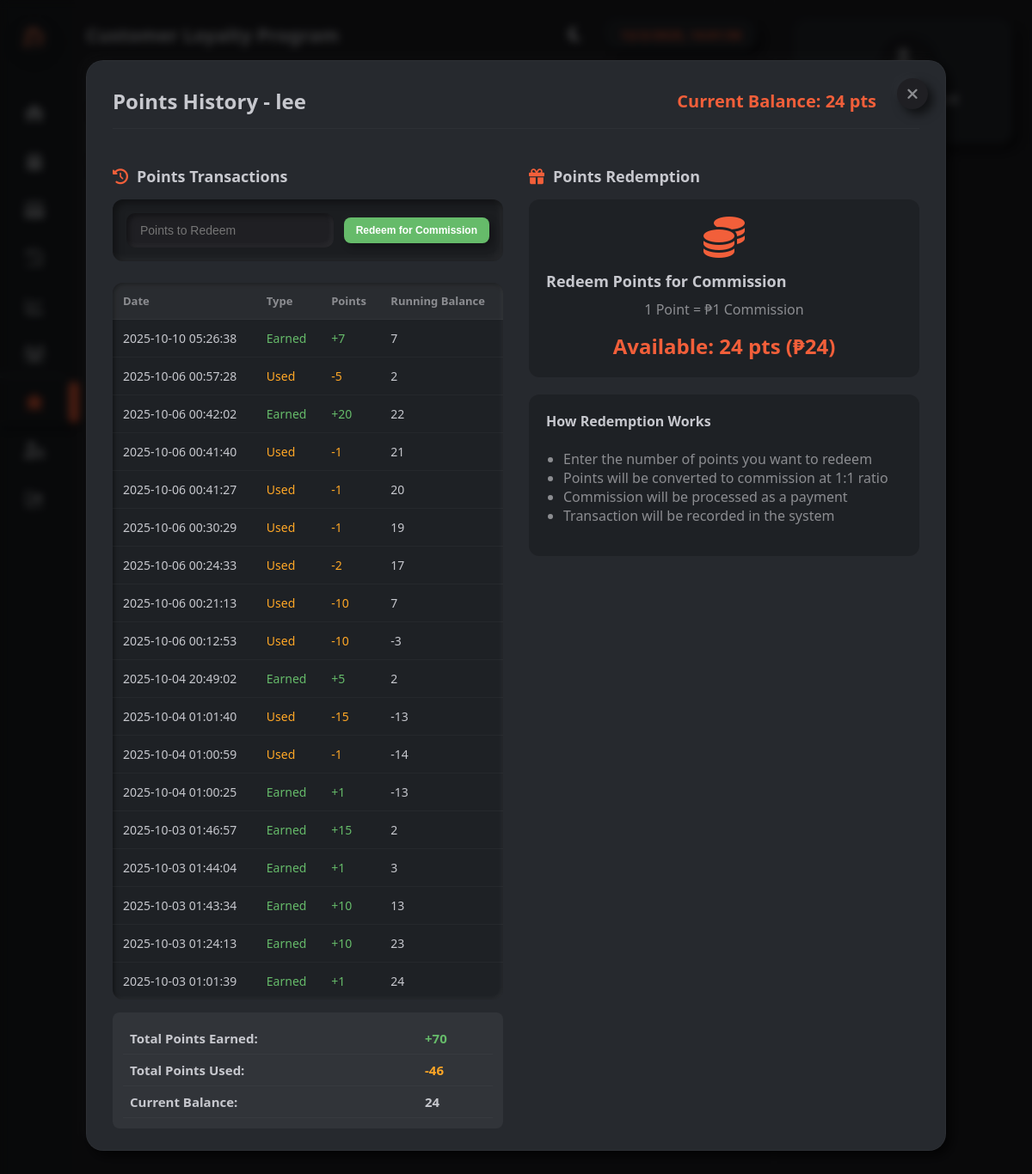
/customer_loyalty.php?view_points=3, run on the app's committed database.
### tables this page shows
CREATE TABLE `customers` (
  `id` int(11) NOT NULL,
  `name` varchar(150) NOT NULL,
  `phone` varchar(50) DEFAULT NULL,
  `email` varchar(100) DEFAULT NULL,
  `address` text DEFAULT NULL,
  `created_at` timestamp NOT NULL DEFAULT current_timestamp(),
  `is_loyal` tinyint(1) DEFAULT 0,
  `points_balance` int(11) DEFAULT 0
);

CREATE TABLE `points_transactions` (
  `id` int(11) NOT NULL,
  `customer_id` int(11) NOT NULL,
  `points_earned` int(11) DEFAULT 0,
  `points_used` int(11) DEFAULT 0,
  `transaction_date` datetime NOT NULL,
  `sale_id` int(11) DEFAULT NULL
);

### customer_loyalty.php (the view, shortened to what this page needs)
<?php
include "db.php";
 $currentTheme = $_SESSION['theme'];
 $displayName = $_SESSION['user']['username'] ?? $_SESSION['username'] ?? 'Guest';
 $sql = "
   SELECT c.id, c.name, c.phone, c.email, c.address, c.is_loyal, c.points_balance,
          COALESCE(SUM(CASE WHEN u.status='unpaid' THEN u.amount ELSE 0 END),0) as total_utang
   FROM customers c
   LEFT JOIN utang u ON c.id = u.customer_id
   GROUP BY c.id
   ORDER BY c.is_loyal DESC, c.name ASC
";
 $result = $conn->query($sql);
 $customers = $result;
 $currentUser = null;
 $pointsDetails = [];
 $cust_id = null;
if (isset($_GET['view_points'])) {
    $cust_id = intval($_GET['view_points']);
    $q = "
       SELECT pt.*,
              CASE
                WHEN pt.points_earned > 0 THEN 'Earned'
                WHEN pt.points_used > 0 THEN 'Used'
              END as transaction_type
       FROM points_transactions pt
       WHERE pt.customer_id = ?
       ORDER BY pt.transaction_date DESC
   ";
    $stmt = $conn->prepare($q);
    $stmt->bind_param("i", $cust_id);
    $stmt->execute();
    $result = $stmt->get_result();
    $pointsDetails = $result->fetch_all(MYSQLI_ASSOC);
}
?>
<!DOCTYPE html>
<html lang="en">
<head>
  <link rel="stylesheet" href="https://cdnjs.cloudflare.com/ajax/libs/font-awesome/6.4.0/css/all.min.css">
</head>
<body class="<?php echo $currentTheme === 'light' ? 'light-mode' : ''; ?>">
<nav class="sidebar">
  <div class="logo">
    <img src="uploads/logo.png" alt="POS System Logo">
  </div>
  <ul>
    <li>
      <a href="dashboard.php" >
        <i class="fa fa-home"></i>
      </a>
    </li>
    <li>
      <a href="inventory.php">
        <i class="fa fa-box"></i>
      </a>
    </li>
    <li>
      <a href="sales.php">
        <i class="fa fa-credit-card"></i>
      </a>
    </li>
    <li>
      <a href="sales_history.php">
        <i class="fa fa-history"></i>
      </a>
    </li>
    <li>
      <a href="sales_report.php">
        <i class="fa fa-chart-line"></i>
      </a>
    </li>
    <li>
      <a href="customers.php">
        <i class="fa fa-users"></i>
      </a>
    </li>
    <li>
      <a href="customer_loyalty.php" class="active">
        <i class="fa fa-star"></i>
      </a>
    </li>
    <li>
      <a href="user_management.php">
        <i class="fa fa-user-cog"></i>
      </a>
    </li>
    <li>
      <a href="logout.php">
        <i class="fa fa-sign-out-alt"></i>
      </a>
    </li>
  </ul>
</nav>
<div class="wrapper">
  <main class="main">
    <div class="topbar">
      <h1>Customer Loyalty Program</h1>
      <div style="display: flex; align-items: center;">
        <button id="theme-toggle" class="theme-toggle" title="Toggle theme">
          <i class="fas fa-<?php echo $currentTheme === 'light' ? 'sun' : 'moon'; ?>"></i>
        </button>
        <div class="clock-card neu">
          <span id="clock"></span>
        </div>
      </div>
    </div>
    <div class="cards">
      <div class="expandable-card" id="customer-card">
        <div class="card-header" onclick="toggleCard('customer-card')">
          <h3><i class="fas fa-user-plus"></i> Register New Customer</h3>
        </div>
      </div>
      <div class="expandable-card" id="loyalty-card">
        <div class="card-header" onclick="toggleCard('loyalty-card')">
          <h3><i class="fas fa-star"></i> Manage Loyalty Status</h3>
        </div>
      </div>
      <div class="expandable-card" id="points-card">
        <div class="card-header" onclick="toggleCard('points-card')">
          <h3><i class="fas fa-coins"></i> Adjust Points</h3>
        </div>
      </div>
    </div>
    <div class="table-container">
      <h2 style="margin-top: 0; color: var(--text-light);">Customer Loyalty Status</h2>
      <table>
        <tr>
          <th>Name</th>
          <th>Phone</th>
          <th>Email</th>
          <th>Loyalty Status</th>
          <th>Points Balance</th>
          <th>Total Utang</th>
          <th>Action</th>
        </tr>
        <?php while($row=$customers->fetch_assoc()): ?>
          <tr>
            <td><?= htmlspecialchars($row['name']) ?></td>
            <td><?= htmlspecialchars($row['phone']) ?></td>
            <td><?= htmlspecialchars($row['email']) ?></td>
            <td>
              <span class="loyalty-badge <?= $row['is_loyal'] ? 'loyal' : 'not-loyal' ?>">
              </span>
            </td>
            <td><span class="points-balance"><?= $row['points_balance'] ?></span> pts</td>
            <td>₱<?= number_format($row['total_utang'],2) ?></td>
            <td>
              <a href="customer_loyalty.php?view_points=<?= $row['id'] ?>" class="btn btn-view">
              </a>
            </td>
          </tr>
        <?php endwhile; ?>
      </table>
    </div>
  </main>
  <aside class="right-panel">
    <div class="profile-card neu">
      <?php if ($currentUser && !empty($currentUser['photo']) && file_exists($currentUser['photo'])): ?>
        <img src="<?= htmlspecialchars($currentUser['photo']) ?>" alt="Profile Photo" class="profile-photo">
      <?php else: ?>
        <div class="profile-photo">
          <i class="fas fa-user"></i>
        </div>
      <?php endif; ?>
      <h3>Welcome, <?=htmlspecialchars($displayName)?></h3>
      <div class="role"><?= htmlspecialchars($currentUser['role'] ?? 'User') ?></div>
    </div>
  </aside>
</div>
<?php if(!empty($pointsDetails)): ?>
<div class="modal" id="pointsModal" style="display:flex;">
  <div class="modal-content">
    <?php
    $custInfo = $conn->query("SELECT name, points_balance FROM customers WHERE id=$cust_id");
    $custInfo = $custInfo->fetch_assoc();
    $custName = $custInfo['name'];
    $pointsBalance = $custInfo['points_balance'];
    $totalEarned = 0;
    $totalUsed = 0;
    foreach($pointsDetails as $pt) {
        $totalEarned += $pt['points_earned'];
        $totalUsed += $pt['points_used'];
    }
    ?>
    <div class="modal-header">
      <h2>Points History - <?= htmlspecialchars($custName) ?></h2>
      <div class="balance">Current Balance: <?= $pointsBalance ?> pts</div>
    </div>
    <div class="modal-body">
      <div class="modal-section">
        <h3><i class="fas fa-history"></i> Points Transactions</h3>
        <form method="post" class="points-form-container">
          <input type="number" name="points_to_redeem" min="1" max="<?= $pointsBalance ?>" placeholder="Points to Redeem" required>
          <button type="submit" class="btn btn-success">Redeem for Commission</button>
        </form>
        <div class="modal-table">
          <table>
            <tr>
              <th>Date</th>
              <th>Type</th>
              <th>Points</th>
              <th>Running Balance</th>
            </tr>
            <?php
            $runningBalance = 0;
            foreach($pointsDetails as $pt):
                $runningBalance += $pt['points_earned'] - $pt['points_used'];
            ?>
              <tr>
                <td><?= $pt['transaction_date'] ?></td>
                <td>
                  <?php if($pt['points_earned'] > 0): ?>
                    <span class="transaction-earned">Earned</span>
                  <?php else: ?>
                    <span class="transaction-used">Used</span>
                  <?php endif; ?>
                </td>
                <td>
                  <?php if($pt['points_earned'] > 0): ?>
                    <span class="transaction-earned">+<?= $pt['points_earned'] ?></span>
                  <?php else: ?>
                    <span class="transaction-used">-<?= $pt['points_used'] ?></span>
                  <?php endif; ?>
                </td>
                <td><?= $runningBalance ?></td>
              </tr>
            <?php endforeach; ?>
          </table>
        </div>
        <div class="points-summary">
          <table>
            <tr>
              <td>Total Points Earned:</td>
              <td class="transaction-earned">+<?= $totalEarned ?></td>
            </tr>
            <tr>
              <td>Total Points Used:</td>
              <td class="transaction-used">-<?= $totalUsed ?></td>
            </tr>
            <tr>
              <td>Current Balance:</td>
              <td><?= $pointsBalance ?></td>
            </tr>
          </table>
        </div>
      </div>
      <div class="modal-section">
        <h3><i class="fas fa-gift"></i> Points Redemption</h3>
        <div class="points-history">
          <div style="padding: 20px; text-align: center; background: rgba(0,0,0,0.2); border-radius: 12px; margin-bottom: 20px;">
            <i class="fas fa-coins" style="font-size: 48px; color: var(--accent); margin-bottom: 15px;"></i>
            <h3 style="margin: 0 0 10px; color: var(--text-light);">Redeem Points for Commission</h3>
            <p style="margin: 0; color: var(--muted);">1 Point = ₱1 Commission</p>
            <p style="margin: 15px 0 0; font-size: 24px; font-weight: 600; color: var(--accent);">
              Available: <?= $pointsBalance ?> pts (₱<?= $pointsBalance ?>)
            </p>
          </div>
          <div style="background: rgba(0,0,0,0.2); border-radius: 12px; padding: 20px;">
            <h4 style="margin-top: 0; color: var(--text-light);">How Redemption Works</h4>
            <ul style="padding-left: 20px; color: var(--muted);">
              <li>Enter the number of points you want to redeem</li>
              <li>Points will be converted to commission at 1:1 ratio</li>
              <li>Commission will be processed as a payment</li>
              <li>Transaction will be recorded in the system</li>
            </ul>
          </div>
        </div>
      </div>
    </div>
    <button class="close" onclick="document.getElementById('pointsModal').style.display='none'">
      <i class="fas fa-times"></i>
    </button>
  </div>
</div>
<?php endif; ?>
</body>
</html>

### data on the page
customers: name "lee", points_balance "24"
points_transactions: transaction_date "2025-10-10 05:26:38", shows "Earned", points_earned "7", runningBalance "7"
points_transactions: transaction_date "2025-10-06 00:57:28", points_earned "Used", points_used "5", runningBalance "2"
points_transactions: transaction_date "2025-10-06 00:42:02", shows "Earned", points_earned "20", runningBalance "22"
points_transactions: transaction_date "2025-10-06 00:41:40", points_earned "Used", points_used "1", runningBalance "21"
points_transactions: transaction_date "2025-10-06 00:41:27", points_earned "Used", points_used "1", runningBalance "20"
points_transactions: transaction_date "2025-10-06 00:30:29", points_earned "Used", points_used "1", runningBalance "19"
points_transactions: transaction_date "2025-10-06 00:24:33", points_earned "Used", points_used "2", runningBalance "17"
points_transactions: transaction_date "2025-10-06 00:21:13", points_earned "Used", points_used "10", runningBalance "7"
points_transactions: transaction_date "2025-10-06 00:12:53", points_earned "Used", points_used "10", runningBalance "-3"
points_transactions: transaction_date "2025-10-04 20:49:02", shows "Earned", points_earned "5", runningBalance "2"
points_transactions: transaction_date "2025-10-04 01:01:40", points_earned "Used", points_used "15", runningBalance "-13"
points_transactions: transaction_date "2025-10-04 01:00:59", points_earned "Used", points_used "1", runningBalance "-14"
points_transactions: transaction_date "2025-10-04 01:00:25", shows "Earned", points_earned "1", runningBalance "-13"
points_transactions: transaction_date "2025-10-03 01:46:57", shows "Earned", points_earned "15", runningBalance "2"
points_transactions: transaction_date "2025-10-03 01:44:04", shows "Earned", points_earned "1", runningBalance "3"
points_transactions: transaction_date "2025-10-03 01:43:34", shows "Earned", points_earned "10", runningBalance "13"
points_transactions: transaction_date "2025-10-03 01:24:13", shows "Earned", points_earned "10", runningBalance "23"
points_transactions: transaction_date "2025-10-03 01:01:39", shows "Earned", points_earned "1", runningBalance "24"

### other printed values
$totalEarned "70"
$totalUsed "46"
